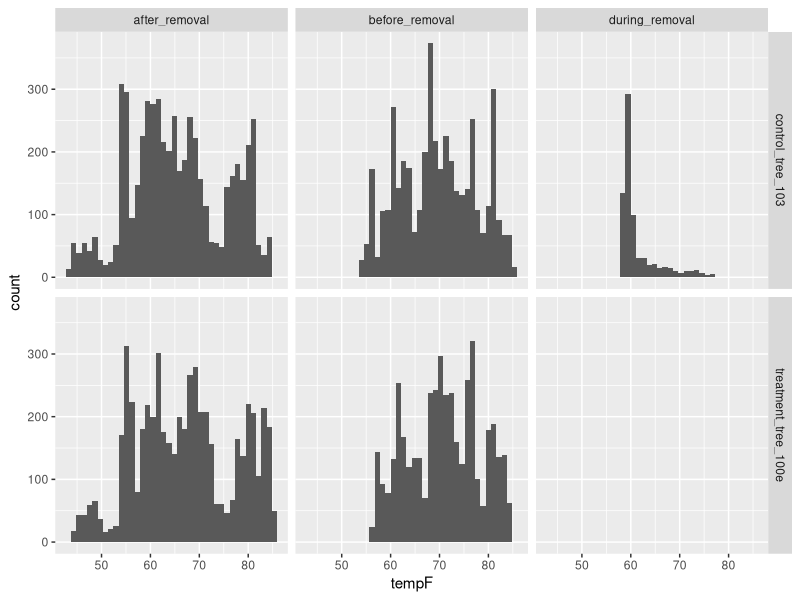

Here is the R script that generated this plot: (Note: this script raises an error after producing the figure.)
## ---- chunk 1
knitr::opts_chunk$set(warning = FALSE, message = FALSE)
## ---- chunk 2
library(dplyr)
library(lubridate)
library(ggplot2)
options(stringsAsFactors = FALSE) # what are strings and factors
## ---- chunk 3
ash_data <- read.csv("data/ash-microclimate-data2018.csv", header = T)
# ash_data$ash_removal$during_removal <- NULL

# checking structure
head(ash_data)
unique(ash_data$sensor_name)
str(ash_data) # how do you know the factors and date arent formatted anymore? 

# formatting
ash_data <- ash_data %>% mutate(date_time = ymd_hms(date_time), sensor_sn = as.factor(sensor_sn), sensor_name = as.factor(sensor_name), ash_removal = as.factor(ash_removal))

str(ash_data)
## ---- chunk 4
ash_data %>% ggplot() + geom_histogram(mapping = aes(x = tempF), bins = 40) + facet_grid(facets = sensor_name ~ ash_removal)
# how do i tell if there are erroneous measurements?
## ---- chunk 5
ash_data %>% filter(ash_removal == "before_removal" | ash_removal == "after_removal") %>% group_by(ash_removal) %>% 
  ggplot() + 
  geom_point(mapping = aes(x = date_time, y = tempF, color = ash_removal)) + 
  geom_vline(xintercept = ymd_hms("2018-09-20 00:04:00")) + 
  geom_vline(xintercept = ymd_hms("2018-09-20 12:20:59")) + 
  facet_wrap(facets = ~ sensor_name)
## ---- chunk 6
ash_data %>% filter(ash_removal == "before_removal" | ash_removal == "after_removal") %>% group_by(ash_removal) %>% 
  ggplot() + 
  geom_line(mapping = aes(x = date_time, y = tempF, color = ash_removal)) + 
  geom_vline(xintercept = ymd_hms("2018-09-20 00:04:00")) + 
  geom_vline(xintercept = ymd_hms("2018-09-20 12:20:59")) + 
  facet_wrap(facets = ~ sensor_name)
head(ash_data)
str(ash_data)
## ---- chunk 7
ash_data %>% filter(sensor_name == "treatment_100e" | sensor_name == "treatment_101w" | sensor_name == "control_103" | sensor_name == "control_sun") %>%
  group_by(sensor_name) %>% 
  ggplot() + 
  geom_line(mapping = aes(x = date_time, y = tempF, color = sensor_name)) + 
  geom_vline(xintercept = ymd_hms("2018-09-20 00:04:00")) + 
  geom_vline(xintercept = ymd_hms("2018-09-20 12:20:59")) +
  facet_wrap(facets = ~ "before_removal") 
# i couldnt figure out how to remove the data between the two vertical lines
## ---- chunk 8
ash_data %>% filter(sensor_name == "treatment_100e" | sensor_name == "treatment_101w" | sensor_name == "control_103" | sensor_name == "control_sun") %>%
  group_by(sensor_name) %>%
  ggplot() +
  geom_line(mapping = aes(x = date_time, y = tempF, color = sensor_name)) +
  facet_wrap(facets = ~ ash_removal)
# im really confused, cause it appears as though the data is showing higher temps with trees in tact, rather than once they were removed. 
# i couldnt figure out how to remove the 'during' section
